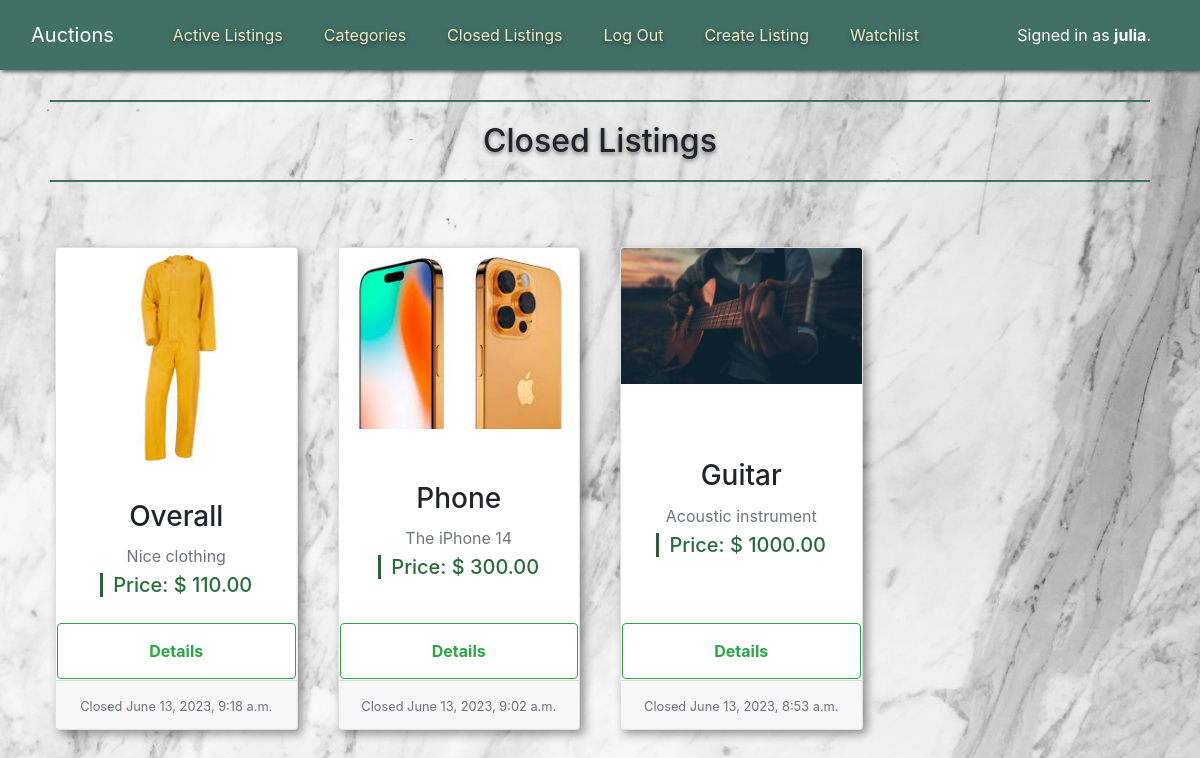
Screenshot of /closed_listings (signed in) with the database file from the repository.
### auctions/models.py (models this page shows, shortened)
class User(AbstractUser):
    pass

class Listing(models.Model):
    default_auto_field = 'django.db.models.BigAutoField'
    creator = models.ForeignKey(User, on_delete=models.CASCADE, related_name="listings")
    title = models.CharField(max_length=100)
    description = models.CharField(max_length=200)
    starting_bid = models.DecimalField(max_digits=10, decimal_places=2)
    current_bid = models.DecimalField(max_digits=10, decimal_places=2, default=Decimal('0.00'))
    active = models.BooleanField(default=True)
    picture = models.ImageField(null=True, blank=True, upload_to='images/')
    category = models.ForeignKey(Category, on_delete=models.CASCADE, related_name="listings")
    condition = models.CharField(max_length=100)
    time = models.DateTimeField(auto_now_add=True)
    winner = models.ForeignKey(User, on_delete=models.SET_NULL,default=None, blank=True, null=True, related_name="won")
    closed_time = models.DateTimeField(default=None, blank=True, null=True)

### auctions/views.py (the view)
# urls.py: path("closed_listings", views.closed, name="closed"),
@login_required
def closed(request):
    listings = Listing.objects.all()
    closed = []
    for listing in listings:
        if not listing.active:
            closed.append(listing)
    return render(request, "auctions/closed_listings.html", {
        'listings': closed
    })

### auctions/templates/auctions/closed_listings.html
{% extends "auctions/layout.html" %}
{% block body %}
    <h2>Closed Listings</h2>
    {% if listings %}
    <div class="row row-cols-xs-2 row-cols-md-3 row-cols-lg-4 g-5">
        {% for listing in listings %}
        <div class="col">
            <div class="card h-100">
                {% if listing.picture %}
                <img src="{{ listing.picture.url }}" class="card-img-top" alt="...">
                {% endif %}
                <div class="card-body">
                    <h3 class="card-title">{{listing.title}}</h3>
                    <p class="card-subtitle text-muted">{{listing.description}}</p>
                    <h5 class="card-text">
                        Price: ${% if listing.current_bid == 0%}
                        {{listing.starting_bid}}
                        {% else %}
                        {{listing.current_bid}}
                        {% endif %}
                    </h5>
                </div>
                <a href="{% url 'listing' listing.id%}" type="button" class="btn btn-outline-success">Details</a>
                <div class="card-footer">
                    <small class="text-muted">Closed {{listing.closed_time}}</small>
                </div>
            </div>
        </div>
        {% endfor %}
    </div>
    {% else %}
    <div class="alert alert-success" role="alert">
        No closed listings
    </div>
    {% endif %}
{% endblock %}

### auctions/templates/auctions/layout.html (shortened to what this page needs)
{% load static %}
<!DOCTYPE html>
<html lang="en">
    <head>
        <link href="{% static 'auctions/styling.css' %}" rel="stylesheet">
        <link href="https://cdn.jsdelivr.net/npm/bootstrap@5.2.3/dist/css/bootstrap.min.css" rel="stylesheet">
        <link rel="stylesheet" href="https://stackpath.bootstrapcdn.com/bootstrap/4.4.1/css/bootstrap.min.css">
    </head>
    <body>
          <nav class="navbar navbar-expand-lg navbar-light bg-green fixed-top" role="navigation">
              <div class="container-fluid">
                <a href="#"class="navbar-brand text-white">Auctions</a>
                <div class="custom-collapse collapse navbar-collapse flex-nowrap justify-content-end" id="navbarNav">
                  <ul class="navbar-nav me-auto flex-nowrap">
                    <li class="nav-item">
                      <a class="nav-link text-beige" href="{% url 'index' %}">Active Listings</a>
                    </li>
                    {% if user.is_authenticated %}
                    <li class="nav-item">
                      <a class="nav-link text-beige" href="{% url 'categories' %}">Categories</a>
                      </li>
                      <li class="nav-item">
                        <a class="nav-link text-beige" href="{% url 'closed' %}">Closed Listings</a>
                      </li>
                      <li class="nav-item">
                        <a class="nav-link text-beige" href="{% url 'logout' %}">Log Out</a>
                      </li>
                      <li class="nav-item">
                        <a class="nav-link text-beige" href="{% url 'new' %}">Create Listing</a>
                      </li>
                      <li class="nav-item">
                        <a class="nav-link text-beige" href="{% url 'watchlist' %}">Watchlist</a>
                      </li>
                    {% endif %}
                  </ul>
                  <ul class="navbar-nav ml-auto">
                    <li class="block-display nav-item">
                      <a class="nav-link disabled text-white">
                        {% if user.is_authenticated %}
                          Signed in as <strong>{{ user.username }}</strong>.
                        {% else %}
                          Not signed in.
                        {% endif %}
                      </a>
                    </li>
                  </ul>
                </div>
              </div>
            </nav>
          <div class="main_content">
              {% block body %}
              {% endblock %}
          </div>
    </body>
</html>

### auctions/static/auctions/styling.css (style rules this page uses)
html { height:auto }
* { margin:0; padding:0; }
body { text-align: center!important; padding: 0px 50px 30px 50px; margin:0; height:auto; background-image: url('pexels-henry-&-co-2341290.jpg'); background-size: cover; background-repeat: no-repeat; }
.main_content { margin-top:100px }
h2 { border-bottom: 2px solid rgb(65, 112, 102); border-top: 2px solid rgb(65, 112, 102); padding: 20px !important; margin-bottom: 60px !important; }
.card { margin: 5px!important; box-shadow: 4px 4px 10px rgba(0, 0, 0, 0.4);; }
.card a { margin:1px; padding:15px; font-weight:700 }
.card img { object-fit: cover; }
.card .card-body { margin-top:10px; display: flex; flex-direction: column; row-gap: 5px; justify-content: center; align-items: center; }
.card-text { color:rgb(42, 107, 58); }
h2, .text-beige, .list-group a:hover { text-shadow: 0 2px 4px rgba(0, 0, 0, 0.5); }
.text-beige { color:rgb(237, 237, 203)!important; margin-left: 25px; }
.bg-green { background-color:rgb(65, 112, 102); color:aliceblue; }
.navbar { height: 70px; box-shadow: 2px 2px 4px rgba(0, 0, 0, 0.6); }
.custom-collapse { background-color: rgba(65, 112, 102, 0.8); padding:10px; }
.navbar-brand { line-height: 70px; }
.description, h5 { font-weight: 600; border-left: 3px solid #2c5f3b; padding-left: 10px; }

### rows the page displays
User: username "julia"
Listing: picture (picture), title "Overall", description "Nice clothing", current_bid "110.00", closed_time "June 13, 2023, 9:18 a.m."
Listing: picture (picture), title "Phone", description "The iPhone 14", current_bid "300.00", closed_time "June 13, 2023, 9:02 a.m."
Listing: picture (picture), title "Guitar", description "Acoustic instrument", starting_bid "1000.00", closed_time "June 13, 2023, 8:53 a.m."
